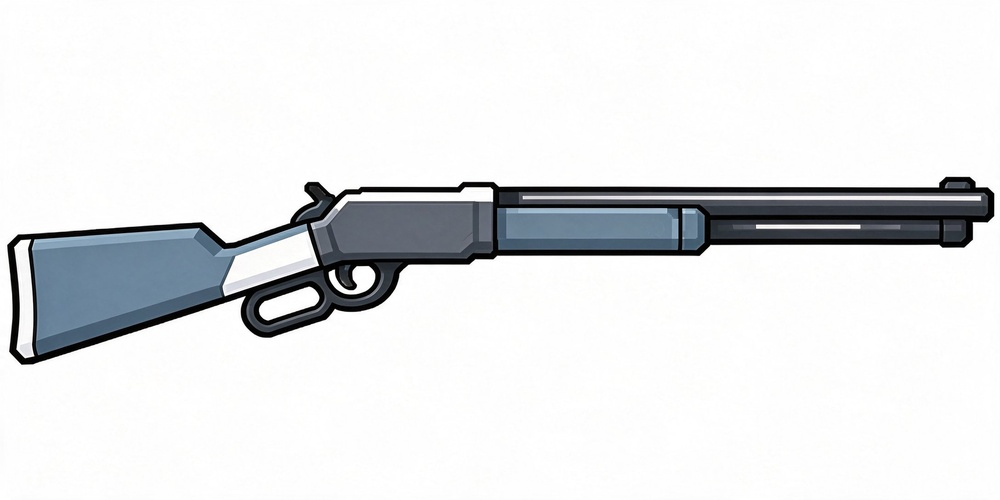
#> input picture 任务/参考/杠杆步枪-即梦低科技版.jpg, 1000 x 500 px, shrunk from 2176 x 1088 before the run
$ python -i '图标边缘清理.py'   (imports and definitions only)
#> lines starting #> are read from the running program, lines starting #| are printed output that depends on the picture
# -*- coding: utf-8 -*-
"""图标边缘清理：去掉黑描边上的杂色 / 灰边 / JPEG 噪点。

问题来源
--------
1. AI 出的原图是 **JPEG** → 黑边周围带 8×8 块状色噪（chroma subsampling）。
2. 白底抠图 + LANCZOS 缩放 → 边缘产生半透明「黑白混合」像素，看上去是一圈灰边。
3. 游戏内 textureCompression(DXT) 会把这个灰边进一步放大成彩色杂边。

处理流程
--------
1. 硬化 alpha：>= 阈值 → 255，否则 0（扁平矢量图标不需要软边）。
2. 边缘颜色净化：把边界 1~3 px 的颜色从「内部实心区」外扩填充，
   消除白底混色。
3. 深色描边归并：边缘带里接近黑的像素统一压到 #02040A，去掉 JPEG 色噪。

用法
----
    python clean_icon_edges.py <文件或目录> [...]

目录会递归处理其中所有 .png（可用 --dry 只打印不写入）。
"""
import os
import sys

import cv2
import numpy as np
from PIL import Image

ALPHA_THRESHOLD = 110   # >= 阈值视为不透明
EDGE_BAND = 4           # 边缘净化带宽（像素）
DARK_SNAP_LUM = 62      # 亮度低于此值视为描边
DARK_SNAP_CHROMA = 26   # 且彩度低于此值
OUTLINE_RGB = (2, 4, 10)


def binary_alpha(a):
    alpha = a[..., 3]
    return np.where(alpha >= ALPHA_THRESHOLD, 255, 0).astype(np.uint8)


def clean(path, dry=False):
#> called with path = '杠杆步枪-即梦低科技版.jpg', dry = False
    im = Image.open(path).convert("RGBA")
    a = np.array(im)
    solid = binary_alpha(a) > 0
#> in binary_alpha, `alpha = a[..., 3]`: alpha: shape (500, 1000); every value is 255
#> solid: shape (500, 1000) bool; every value is 1

    if not solid.any():
        return False

    # ---- 0) 去掉孤立小斑点（JPEG 振铃/噪点被硬化后会变成彩色小点） ----
    n, lab, stats, _ = cv2.connectedComponentsWithStats(solid.astype(np.uint8), 8)
#> lab: shape (500, 1000) int32; every value is 1
#> n = 2; stats = [[-1, 2147483647, 0, 0, 0], [0, 0, 1000, 500, 500000]]
    keep = np.zeros_like(solid)
    for i in range(1, n):
        if stats[i, cv2.CC_STAT_AREA] >= 30:
            keep |= (lab == i)
    if keep.any():
        solid = keep

    # ---- 1.5) 中值去噪：压掉 JPEG 色噪（红绿点） ----
    rgb0 = a[..., :3].copy()
#> rgb0 is the input picture: shape (500, 1000, 3); mean R, G, B 227.4, 228.9, 230.3
    denoised = cv2.medianBlur(rgb0, 3)
    rgb = np.where(solid[..., None], denoised, rgb0).astype(np.float32)
    core = solid.copy()
    # 先腐蚀掉 1px，得到「真正的内部」
    er = np.ones((3, 3), np.uint8)
    core = cv2.erode(core.astype(np.uint8), er, iterations=1) > 0

    for _ in range(EDGE_BAND):
        sums = cv2.boxFilter(rgb * core[..., None], -1, (3, 3), normalize=False)
        cnts = cv2.boxFilter(core.astype(np.float32), -1, (3, 3), normalize=False)
        band = solid & (~core) & (cnts > 0)
        if not band.any():
            break
        rgb[band] = sums[band] / cnts[band][:, None]
        core = core | band

    out = a.copy()
    out[..., :3] = np.clip(rgb, 0, 255).astype(np.uint8)

    # ---- 3) 深色描边归并（只动边缘带） ----
    band_mask = solid & (~cv2.erode(solid.astype(np.uint8), er, iterations=3).astype(bool))
    px = out[..., :3].astype(np.int16)
    lum = (0.299 * px[..., 0] + 0.587 * px[..., 1] + 0.114 * px[..., 2])
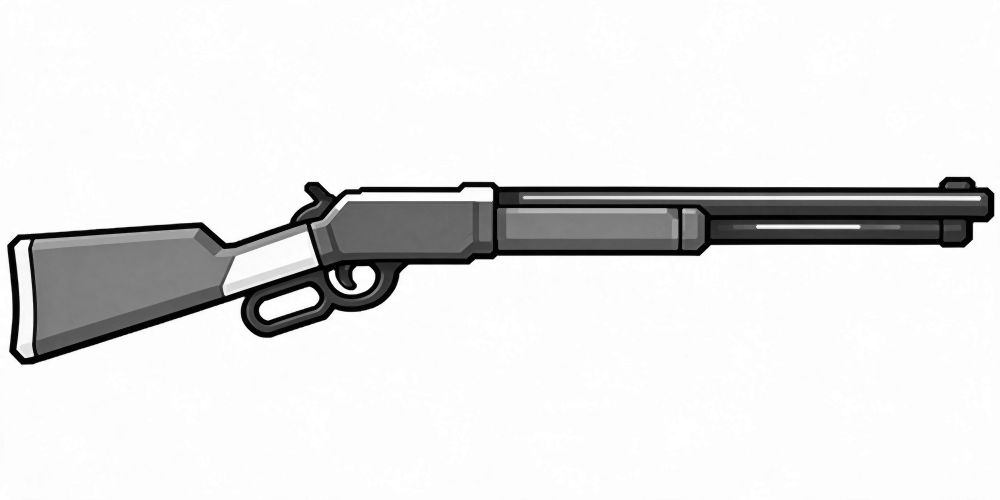
#> lum: shape (500, 1000) float64; min 0, max 255, mean 228.6
    chroma = px.max(axis=2) - px.min(axis=2)
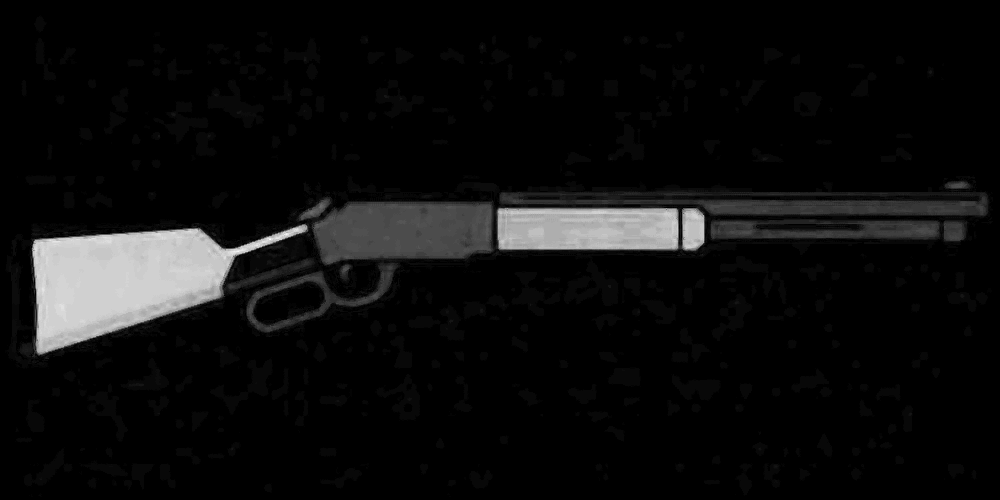
#> chroma: shape (500, 1000) int16; min 0, max 60, mean 3.4; drawn with min black and max white
    snap = band_mask & (lum < DARK_SNAP_LUM) & (chroma < DARK_SNAP_CHROMA)
    out[snap, :3] = OUTLINE_RGB

    # ---- 1) 硬化 alpha ----
    out[..., 3] = np.where(solid, 255, 0).astype(np.uint8)

    if dry:
        print("[dry]", path)
        return True

    Image.fromarray(out, "RGBA").save(path, optimize=True)
    return True


def collect(targets):
    files = []
    for t in targets:
        if os.path.isdir(t):
            for root, _, names in os.walk(t):
                for n in names:
                    if n.lower().endswith(".png"):
                        files.append(os.path.join(root, n))
        elif t.lower().endswith(".png"):
            files.append(t)
    return files


def main():
    args = [x for x in sys.argv[1:] if not x.startswith("--")]
    dry = "--dry" in sys.argv
    if not args:
        print(__doc__)
        sys.exit(1)

    files = collect(args)
    if not files:
        print("没找到 PNG")
        return

    done = 0
    for f in files:
        try:
            if clean(f, dry):
                done += 1
                print("清理", os.path.basename(f))
        except Exception as e:
            print("失败", f, e)
    print("完成 %d / %d" % (done, len(files)))


# [2 lines not run here, left out]

>>> result = clean('杠杆步枪-即梦低科技版.jpg')

$ run again, on 任务/参考/鱼竿-基础-原图.jpg
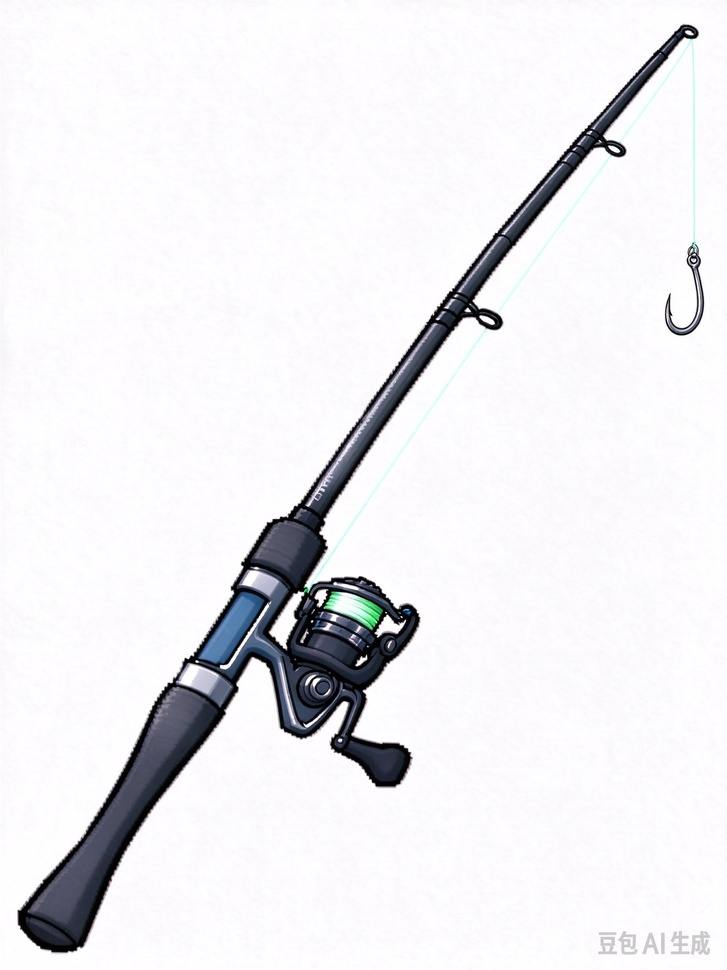
#> input picture 任务/参考/鱼竿-基础-原图.jpg, 727 x 970 px, shrunk from 1344 x 1792 before the run
#> alpha: shape (970, 727); every value is 255
#> solid: shape (970, 727) bool; every value is 1
#> lab: shape (970, 727) int32; every value is 1
#> n = 2; stats = [[-1, 2147483647, 0, 0, 0], [0, 0, 727, 970, 705190]]
#> in clean, rgb0 is the input picture: shape (970, 727, 3); mean R, G, B 235.8, 235.1, 238.2
#> in clean, `chroma = px.max(axis=2) - px.min(axis=2)`:
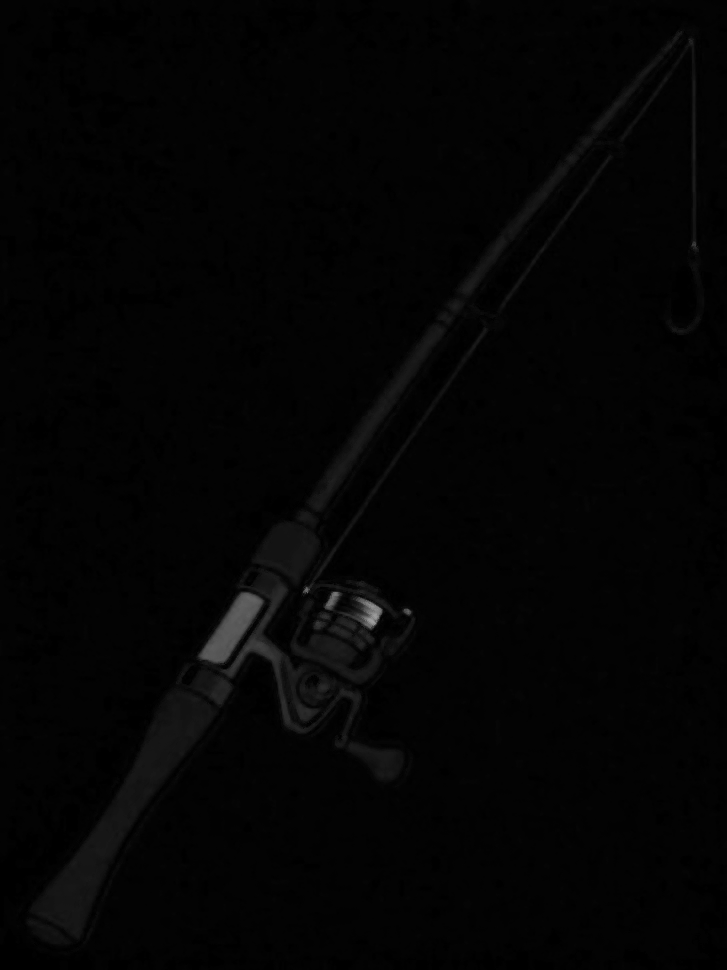
#> chroma: shape (970, 727) int16; min 0, max 160, mean 3.9

$ run again, on 任务/参考/鱼竿-锤-原图.jpg
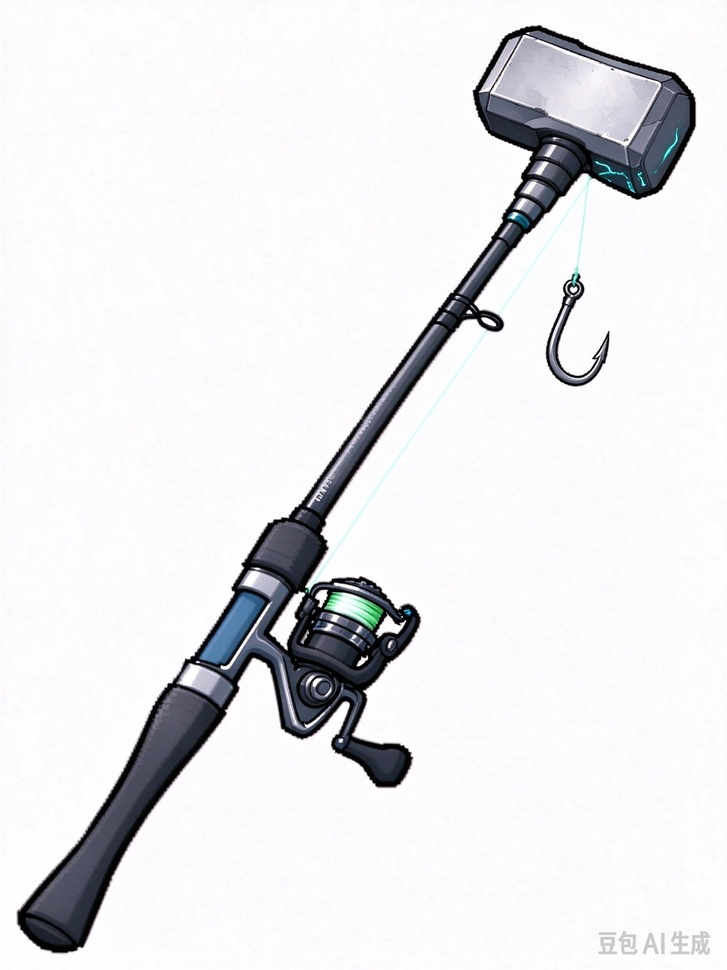
#> input picture 任务/参考/鱼竿-锤-原图.jpg, 727 x 970 px, shrunk from 1344 x 1792 before the run
#> alpha: shape (970, 727); every value is 255
#> solid: shape (970, 727) bool; every value is 1
#> lab: shape (970, 727) int32; every value is 1
#> n = 2; stats = [[-1, 2147483647, 0, 0, 0], [0, 0, 727, 970, 705190]]
#> in clean, rgb0 is the input picture: shape (970, 727, 3); mean R, G, B 230.8, 231, 233.8
#> in clean, `chroma = px.max(axis=2) - px.min(axis=2)`:
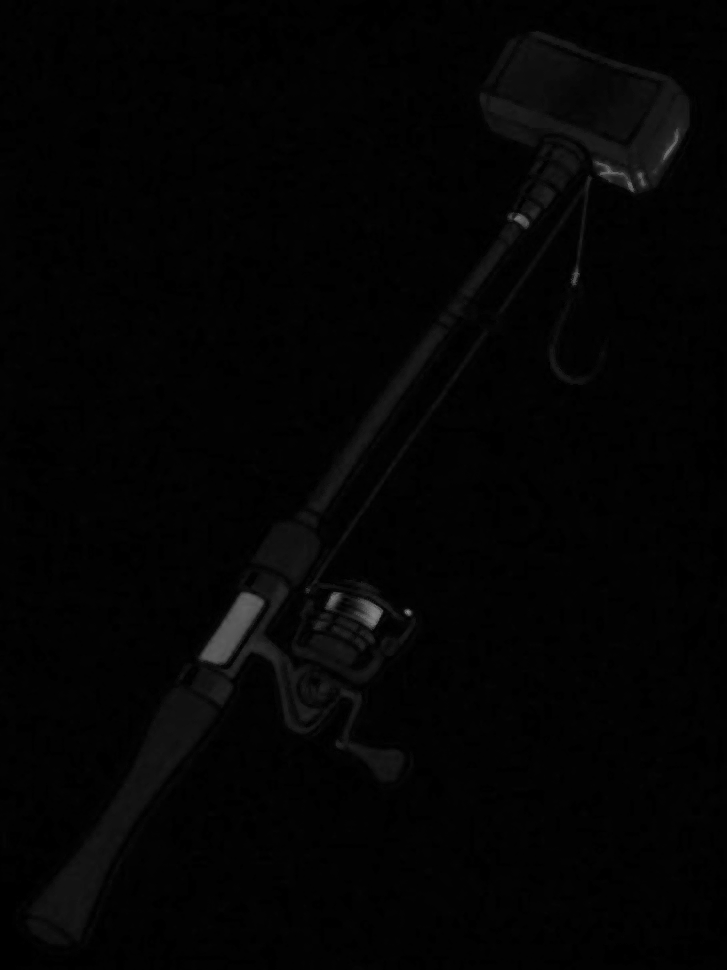
#> chroma: shape (970, 727) int16; min 0, max 131, mean 3.7
